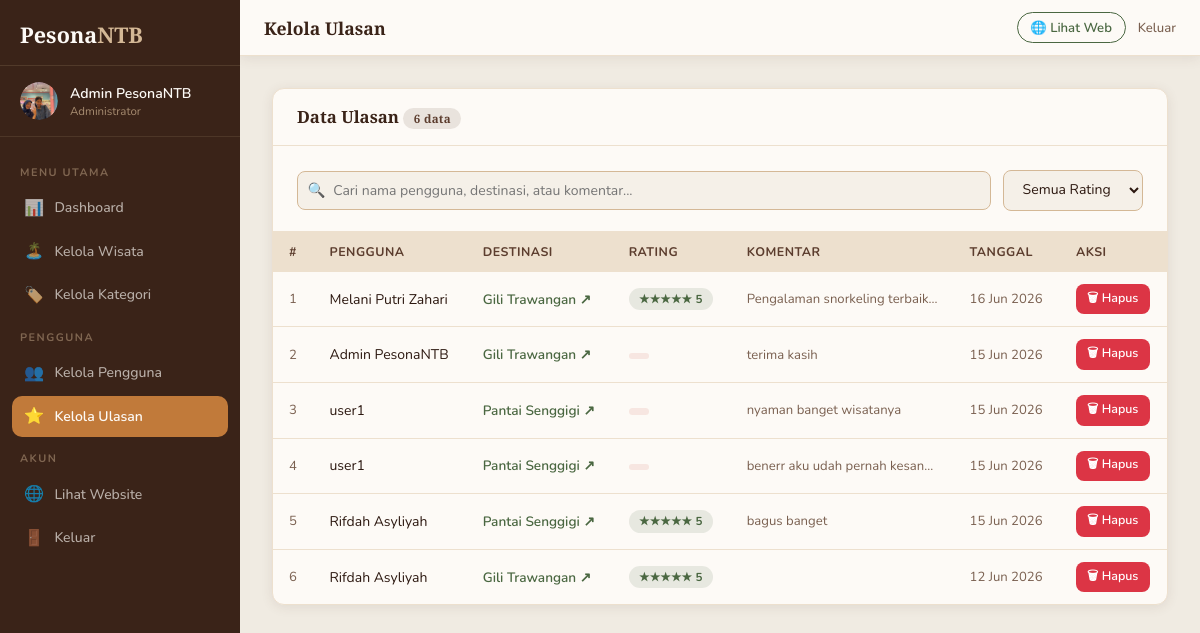
Page /config/ulasan.php (signed in) on the earlier database version.
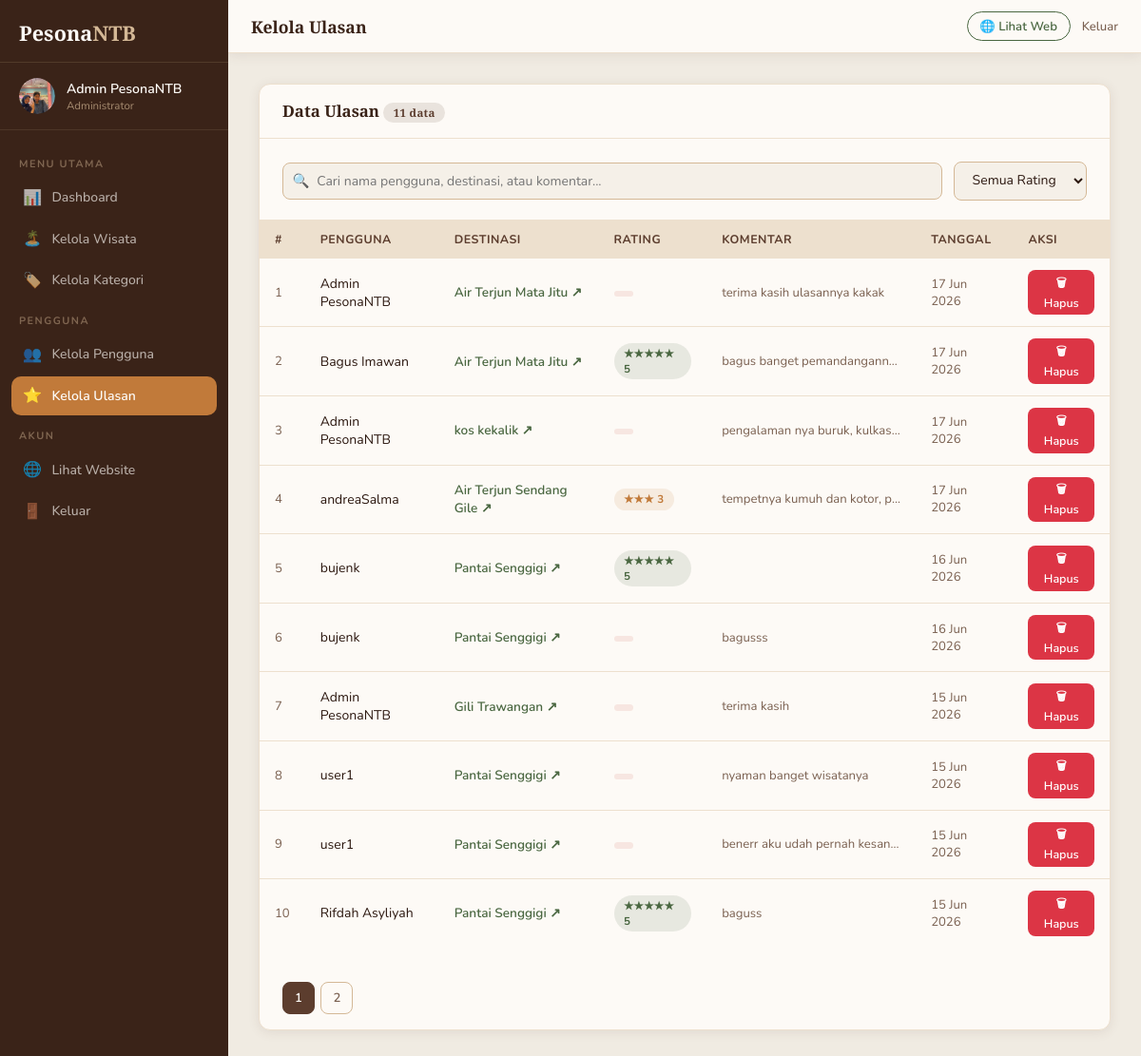
Same page on the later database version.
### tables this page shows
CREATE TABLE `ulasan` (
  `id` int(11) NOT NULL,
  `user_id` int(11) NOT NULL,
  `wisata_id` int(11) NOT NULL,
  `parent_id` int(11) DEFAULT NULL,
  `rating` tinyint(4) DEFAULT NULL,
  `komentar` text DEFAULT NULL,
  `created_at` datetime DEFAULT current_timestamp()
);

CREATE TABLE `users` (
  `id` int(11) NOT NULL,
  `nama` varchar(100) NOT NULL,
  `email` varchar(150) NOT NULL,
  `telepon` varchar(20) NOT NULL,
  `password` varchar(255) NOT NULL,
  `role` enum('user','admin') DEFAULT 'user',
  `foto_profil` varchar(255) DEFAULT NULL,
  `created_at` datetime DEFAULT current_timestamp(),
  `reset_token` varchar(255) DEFAULT NULL,
  `reset_expired` datetime DEFAULT NULL
);

CREATE TABLE `wisata` (
  `id` int(11) NOT NULL,
  `nama` varchar(150) NOT NULL,
  `kategori` enum('Pantai','Gunung','Air Terjun','Budaya','Pulau','Kuliner','Adventure') NOT NULL,
  `lokasi` varchar(150) NOT NULL,
  `deskripsi` text NOT NULL,
  `fasilitas` text DEFAULT NULL,
  `jam_buka` varchar(100) DEFAULT NULL,
  `harga_tiket` varchar(100) DEFAULT NULL,
  `foto` varchar(255) DEFAULT NULL,
  `aktif` tinyint(1) DEFAULT 1,
  `latitude` decimal(10,8) DEFAULT NULL,
  `longitude` decimal(11,8) DEFAULT NULL,
  `rating` decimal(3,1) DEFAULT 0.0,
  `created_at` datetime DEFAULT current_timestamp(),
  `updated_at` datetime DEFAULT current_timestamp() ON UPDATE current_timestamp()
);

### config/ulasan.php (the view, shortened to what this page needs)
<?php
require_once 'db.php';
$search  = trim($_GET['search']  ?? '');
$rating  = $_GET['rating'] ?? '';
$page    = max(1, intval($_GET['page'] ?? 1));
$per     = 10; $offset = ($page-1)*$per;
$where = []; $params = []; $types = '';
$wsql = $where ? 'WHERE '.implode(' AND ', $where) : '';
$total = 0;
$count_sql = "SELECT COUNT(*) as c FROM ulasan u JOIN users us ON u.user_id=us.id JOIN wisata w ON u.wisata_id=w.id $wsql";
if ($stmt = $conn->prepare($count_sql)) {
    $stmt->execute();
    $total = $stmt->get_result()->fetch_assoc()['c'];
}
$total_pages = ceil($total / $per);
$ulasan_list = [];
$sql = "SELECT u.id, u.rating, u.komentar, u.created_at, us.nama as user_nama, w.nama as wisata_nama, w.id as wisata_id FROM ulasan u JOIN users us ON u.user_id=us.id JOIN wisata w ON u.wisata_id=w.id $wsql ORDER BY u.created_at DESC LIMIT ? OFFSET ?";
if ($stmt = $conn->prepare($sql)) {
    $p = array_merge($params, [$per, $offset]); $t = $types.'ii';
    $stmt->bind_param($t, ...$p);
    $stmt->execute();
    $res = $stmt->get_result();
    while ($r = $res->fetch_assoc()) $ulasan_list[] = $r;
}
?>
<!DOCTYPE html>
<html lang="id">
<head>
  <link rel="stylesheet" href="../css/admin.css">
</head>
<body>
<div class="admin-layout">
  <?php include 'sidebar.php'; ?>
  <div class="admin-content">
    <?php include 'topbar.php'; ?>
    <main class="admin-main">
      <div class="admin-card">
        <div class="card-header">
          <h3>Data Ulasan <span class="badge badge-brown"><?= $total ?> data</span></h3>
        </div>
        <div class="card-body" style="padding-bottom:0">
          <div class="table-toolbar" style="margin-bottom:1.25rem">
            <div class="search-input-wrap">
              <span class="search-icon">🔍</span>
              <input type="text" id="tableSearch" placeholder="Cari nama pengguna, destinasi, atau komentar..." value="<?= htmlspecialchars($search) ?>">
            </div>
            <select class="filter-select" onchange="applyFilter('rating', this.value)">
              <option value="">Semua Rating</option>
              <?php for ($i=5;$i>=1;$i--): ?>
              <option value="<?=$i?>" <?= $rating==(string)$i?'selected':'' ?>><?= str_repeat('★',$i) ?> (<?=$i?>)</option>
              <?php endfor; ?>
            </select>
          </div>
        </div>
        <div class="table-wrap">
          <table>
            <thead>
              <tr><th>#</th><th>Pengguna</th><th>Destinasi</th><th>Rating</th><th>Komentar</th><th>Tanggal</th><th>Aksi</th></tr>
            </thead>
            <tbody>
              <?php if (empty($ulasan_list)): ?>
              <tr><td colspan="7" style="text-align:center;padding:2rem;color:var(--text-muted)">Tidak ada ulasan.</td></tr>
              <?php else: ?>
              <?php foreach ($ulasan_list as $i => $u): ?>
              <tr>
                <td class="td-muted"><?= $offset+$i+1 ?></td>
                <td><?= htmlspecialchars($u['user_nama']) ?></td>
                <td>
                  <a href="detail.php?id=<?= $u['wisata_id'] ?>" target="_blank" style="color:var(--green);font-weight:600;text-decoration:none;font-size:0.85rem">
                    <?= htmlspecialchars($u['wisata_nama']) ?> ↗
                  </a>
                </td>
                <td>
                  <span class="badge badge-<?= $u['rating']>=4?'green':($u['rating']==3?'orange':'red') ?>">
                    <?= str_repeat('★',$u['rating']) ?> <?= $u['rating'] ?>
                  </span>
                </td>
                <td class="td-truncate td-muted" style="max-width:220px"><?= htmlspecialchars($u['komentar']) ?></td>
                <td class="td-muted"><?= date('d M Y', strtotime($u['created_at'])) ?></td>
                <td>
                  <form method="GET" style="display:inline">
                    <button type="submit" class="btn btn-danger btn-sm btn-confirm-delete" data-msg="Ulasan ini akan dihapus dan rating destinasi akan diperbarui.">🗑 Hapus</button>
                  </form>
                </td>
              </tr>
              <?php endforeach; ?>
              <?php endif; ?>
            </tbody>
          </table>
        </div>
        <?php if ($total_pages > 1): ?>
        <div style="padding:1rem 1.5rem">
          <div class="pagination">
            <?php for ($i=1;$i<=$total_pages;$i++): ?>
            <a href="?page=<?=$i?>&search=<?=urlencode($search)?>&rating=<?=urlencode($rating)?>" class="page-btn <?= $i===$page?'active':'' ?>"><?= $i ?></a>
            <?php endfor; ?>
          </div>
        </div>
        <?php endif; ?>
      </div>
    </main>
  </div>
</div>
</body>
</html>

Differences in the rows shown:
removed ulasan: i "1", user.nama "Melani Putri Zahari", wisata.nama "Gili Trawangan", rating "★★★★★", rating "5", komentar "Pengalaman snorkeling terbaik…", created_at "16 Jun 2026"
no longer on this page (row unchanged): ulasan: i "6", user.nama "Rifdah Asyliyah", wisata.nama "Gili Trawangan", rating "★★★★★", rating "5", created_at "12 Jun 2026"
added ulasan: i "1", user.nama "Admin PesonaNTB", wisata.nama "Air Terjun Mata Jitu", komentar "terima kasih ulasannya kakak", created_at "17 Jun 2026"
added ulasan: i "2", user.nama "Bagus Imawan", wisata.nama "Air Terjun Mata Jitu", rating "★★★★★", rating "5", komentar "bagus banget pemandangannya", created_at "17 Jun 2026"
added ulasan: i "3", user.nama "Admin PesonaNTB", wisata.nama "kos kekalik", komentar "pengalaman nya buruk, kulkas…", created_at "17 Jun 2026"
added ulasan: i "4", user.nama "andreaSalma", wisata.nama "Air Terjun Sendang Gile", rating "★★★", rating "3", komentar "tempetnya kumuh dan kotor, p…", created_at "17 Jun 2026"
added ulasan: i "5", user.nama "bujenk", wisata.nama "Pantai Senggigi", rating "★★★★★", rating "5", created_at "16 Jun 2026"
added ulasan: i "6", user.nama "bujenk", wisata.nama "Pantai Senggigi", komentar "bagusss", created_at "16 Jun 2026"
computed for ulasan "terima kasih": i "2" → "7"
computed for ulasan "nyaman banget wisatanya": i "3" → "8"
computed for ulasan "benerr aku udah pernah kesan…": i "4" → "9"
changed ulasan "Rifdah Asyliyah": i "5" → "10"; komentar "bagus banget" → "baguss"
Other differences:
$total: "6" → "11"
new list line: "1"
new list line: "2"
